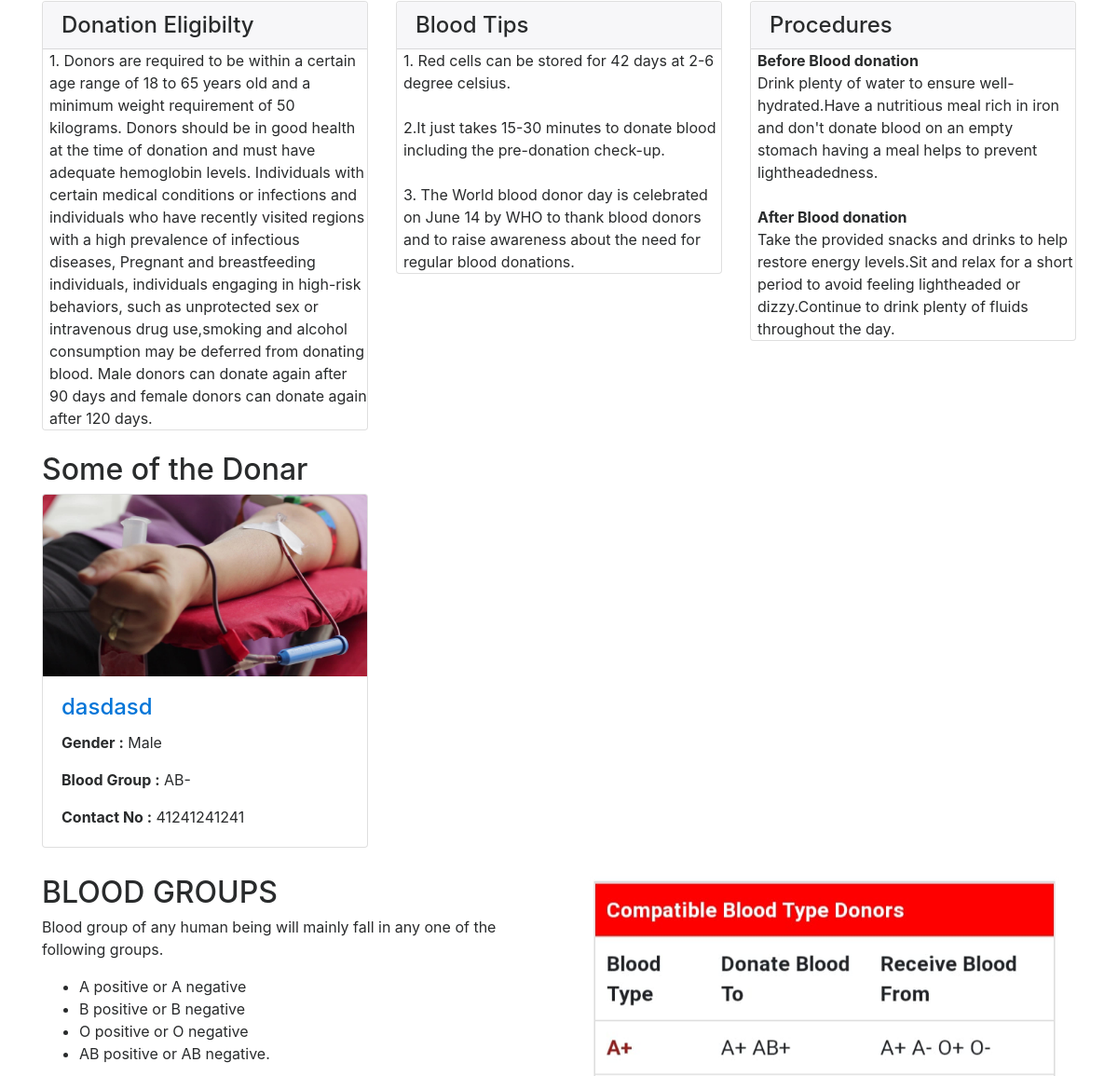
Before: / (middle part) with the older database file.
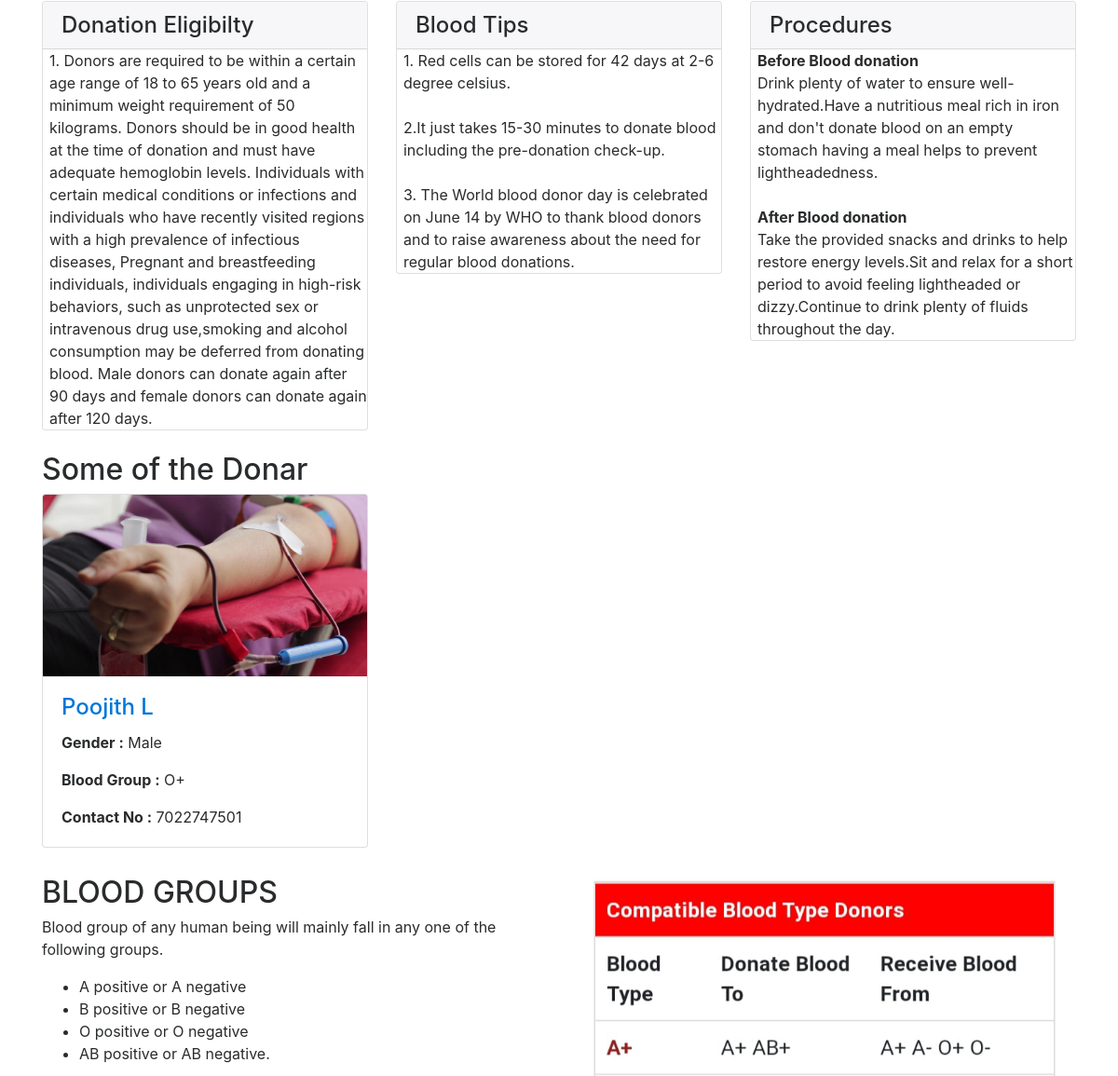
After: the same page with the newer database file.
### tables this page shows
CREATE TABLE `tblblooddonars` (
  `id` int(11) NOT NULL,
  `FullName` varchar(100) DEFAULT NULL,
  `Password` varchar(100) NOT NULL,
  `MobileNumber` char(11) DEFAULT NULL,
  `EmailId` varchar(100) DEFAULT NULL,
  `Gender` varchar(20) DEFAULT NULL,
  `Age` int(11) DEFAULT NULL,
  `BloodGroup` varchar(20) DEFAULT NULL,
  `Address` varchar(255) DEFAULT NULL,
  `Message` mediumtext DEFAULT NULL,
  `PostingDate` timestamp NOT NULL DEFAULT current_timestamp(),
  `status` int(1) DEFAULT NULL
);

### index.php (the view, shortened to what this page needs)
<?php
include('includes/config.php');
?>
<!DOCTYPE html>
<html lang="en">
<head>
    <link href="vendor/bootstrap/css/bootstrap.min.css" rel="stylesheet">
    <link href="vendor/font-awesome/css/font-awesome.min.css" rel="stylesheet" type="text/css">
    <link href="css/modern-business.css" rel="stylesheet">
</head>
<body>
    <div class="container">
        <div class="row">
        <div class="col-lg-4 mb-4">
                <div class="card">
                    <h4 class="card-header">Donation Eligibilty</h4>
                        <p class="card-text" style="padding-left:2%">1. Donors are required to be within a certain age range of 18 to 65 years old and a minimum weight requirement of 50 kilograms. Donors should be in good health at the time of donation and must have adequate hemoglobin levels. Individuals with certain medical conditions or infections and individuals who have recently visited regions with a high prevalence of infectious diseases, Pregnant and breastfeeding individuals, individuals engaging in high-risk behaviors, such as unprotected sex or intravenous drug use,smoking and alcohol consumption may be deferred from donating blood. Male donors can donate again after 90 days and female donors can donate again after 120 days.</p>
                </div>
            </div>
            <div class="col-lg-4 mb-4">
                <div class="card">
                    <h4 class="card-header">Blood Tips</h4>
                        <p class="card-text" style="padding-left:2%">1. Red cells can be stored for 42 days at 2-6 degree celsius.</br>
                    2.It just takes 15-30 minutes to donate blood including the pre-donation check-up.</br>
                3. The World blood donor day is celebrated on June 14 by WHO to thank blood donors and to raise awareness about the need for regular blood donations. </p>
                </div>
            </div>
            <div class="col-lg-4 mb-4">
                <div class="card">
                    <h4 class="card-header">Procedures</h4>
                        <p class="card-text" style="padding-left:2%"><b>Before Blood donation</b></br>
                    Drink plenty of water to ensure well-hydrated.Have a nutritious meal rich in iron and don't donate blood on an empty stomach having a meal helps to prevent lightheadedness.</br>
                <b>After Blood donation</b></br>
                Take the provided snacks and drinks to help restore energy levels.Sit and relax for a short period to avoid feeling lightheaded or dizzy.Continue to drink plenty of fluids throughout the day.
            </p>
                </div>
            </div>
        </div>
        <h2>Some of the Donar</h2>
        <div class="row">
                   <?php
$status=1;
$sql = "SELECT * from tblblooddonars where status=:status order by rand() limit 6";
$query = $dbh -> prepare($sql);
$query->bindParam(':status',$status,PDO::PARAM_STR);
$query->execute();
$results=$query->fetchAll(PDO::FETCH_OBJ);
if($query->rowCount() > 0)
{
foreach($results as $result)
{ ?>
            <div class="col-lg-4 col-sm-6 portfolio-item">
                <div class="card h-100">
                    <a href="#"><img class="card-img-top img-fluid" src="images/banner1.jpg" alt="" ></a>
                    <div class="card-block">
                        <h4 class="card-title"><a href="#"><?php echo htmlentities($result->FullName);?></a></h4>
<p class="card-text"><b>  Gender :</b> <?php echo htmlentities($result->Gender);?></p>
<p class="card-text"><b>Blood Group :</b> <?php echo htmlentities($result->BloodGroup);?></p>
<p class="card-text"><b>Contact No :</b> <?php echo htmlentities($result->MobileNumber);?></p>
                    </div>
                </div>
            </div>
            <?php }} ?>
        </div>
        <div class="row">
            <div class="col-lg-6">
                <h2>BLOOD GROUPS</h2>
          <p>  Blood group of any human being will mainly fall in any one of the following groups.</p>
                <ul>
<li>A positive or A negative</li>
<li>B positive or B negative</li>
<li>O positive or O negative</li>
<li>AB positive or AB negative.</li>
                </ul>
            </div>
            <div class="col-lg-6">
              <img class="img-fluid rounded" src="images\compatible blood type.jpg" alt="">
            </div>
        </div>
    </div>
</body>
</html>

### css/modern-business.css (style rules this page uses)
body { padding-top: 54px; }
@media (min-width: 992px) { body { padding-top: 56px; } }
.portfolio-item { margin-bottom: 30px; }

Changed rows visible on the page:
removed tblblooddonars: FullName "dasdasd", Gender "Male", BloodGroup "AB-", MobileNumber "41241241241"
added tblblooddonars: FullName "Poojith L", Gender "Male", BloodGroup "O+", MobileNumber "7022747501"
